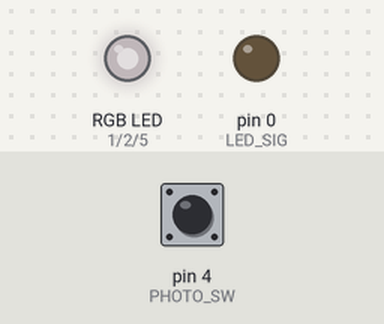
This sketch was run on a simulated Arduino Uno, built with avr-gcc and run on an emulated ATmega328P. Parts: an RGB LED mixed from three pins (HIGH = lit), output pins drawn as LEDs (lit = HIGH). Inputs (shaded band) come from the test bench; at power-on: pin 4 (PHOTO_SW) LOW. Dim RGB values are drawn brighter than linear.

Above: at 1.4 s.
1.5 s: pin 4 (PHOTO_SW) pulled HIGH for 0.35 s
At 1.9 s:
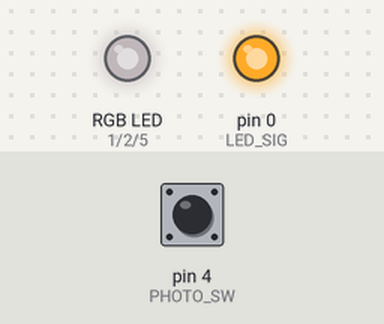
3.6 s: pin 4 (PHOTO_SW) pulled HIGH for 3.2 s
At 8.0 s:
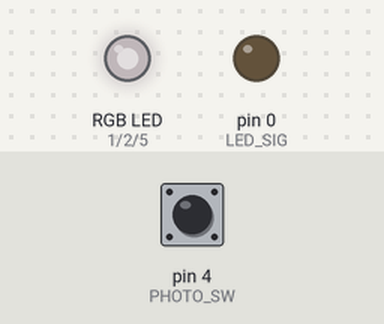
Timing chart, 0 to 9.5 s (numbered marks = the images above; inputs shaded):
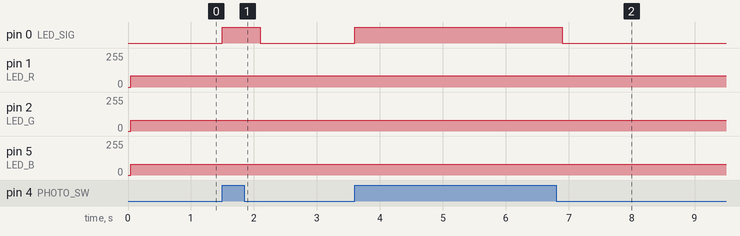

Measured:
- after the input at 1.5 s, pin 0 (LED_SIG): LOW → HIGH at once, → LOW 0.60 s later
- after the input at 3.6 s, pin 0 (LED_SIG): LOW → HIGH at once, → LOW 3.3 s later

The sketch:

PhotoVoldebug.ino
```cpp
const int PHOTO_SW = 4;
const int VIB_SW = 3;
const int LED_SIG = 0;
const int LED_R = 1;
const int LED_G = 2;
const int LED_B = 5;
int randRed = 0;
int randGreen = 0;
int randBlue = 0;

void setup()
{
  //入出力設定
  pinMode(PHOTO_SW,INPUT);
  pinMode(VIB_SW,INPUT);
  pinMode(LED_R,OUTPUT);
  pinMode(LED_G,OUTPUT);
  pinMode(LED_B,OUTPUT);
  digitalWrite(LED_R,LOW);
  digitalWrite(LED_G,LOW);
  digitalWrite(LED_B,LOW);
}

void loop()
{
  if(digitalRead(PHOTO_SW))
    lighting(300, 255, 255, 255);
  else
    lighting(300, 0, 0 ,0);
}

void lighting(int Length, int Red, int Green, int Blue)
{
  unsigned long colortimes;
  colortimes = millis();
  while(millis()-colortimes < Length)
    {
      digitalWrite(LED_R, HIGH);
      analogWrite(LED_SIG, Red);
      delayMicroseconds(100);
      digitalWrite(LED_R, LOW);
      digitalWrite(LED_G, HIGH);
      analogWrite(LED_SIG, Green);
      delayMicroseconds(100);
      digitalWrite(LED_G, LOW);
      digitalWrite(LED_B, HIGH);
      analogWrite(LED_SIG, Blue);
      delayMicroseconds(100);
      digitalWrite(LED_B, LOW);
      digitalWrite(LED_R, HIGH);
  }
}
```
